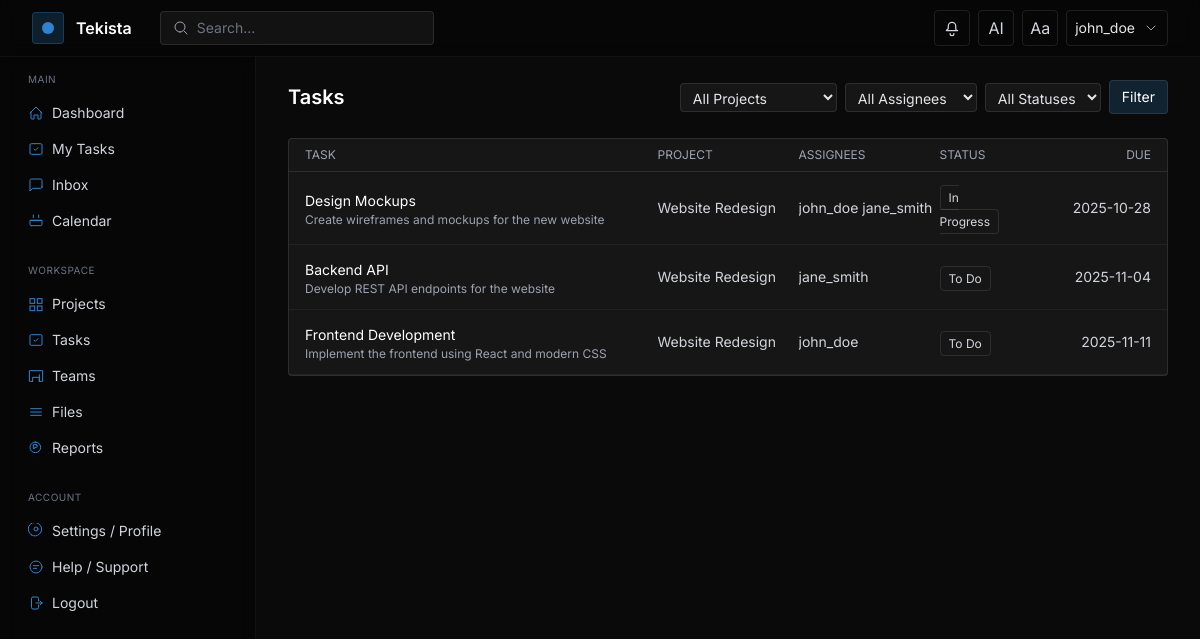
The page /tasks/ (signed in) on the database its author committed.
### models.py (models this page shows, shortened)
class User(UserMixin, db.Model):
    __tablename__ = "user"
    id = db.Column(db.Integer, primary_key=True)
    username = db.Column(db.String(80), unique=True, nullable=False)
    email = db.Column(db.String(120), unique=True, nullable=False)
    password_hash = db.Column(db.String(128), nullable=False)
    organization_id = db.Column(db.Integer, db.ForeignKey('organization.id'), nullable=True)
    role_id = db.Column(db.Integer, db.ForeignKey('role.id'), nullable=True)
    custom_role_id = db.Column(db.Integer, db.ForeignKey('custom_role.id'), nullable=True)
    api_token = db.Column(db.String(128), unique=True, index=True, nullable=True)
    token_expiration = db.Column(db.DateTime, nullable=True)
    created_at = db.Column(db.DateTime, default=datetime.utcnow)
    role = db.relationship('Role')
    projects = db.relationship('Project', secondary=project_users, back_populates='users')
    tasks = db.relationship('Task', secondary=task_assignees, back_populates='assignees')

class Task(db.Model):
    __tablename__ = "task"
    id = db.Column(db.Integer, primary_key=True)
    title = db.Column(db.String(150), nullable=False)
    description = db.Column(db.Text)
    due_date = db.Column(db.Date)
    priority = db.Column(db.String(20), default='Normal')  # Critical, High, Normal, Low
    status = db.Column(db.String(30), default='To Do')
    created_at = db.Column(db.DateTime, default=datetime.utcnow)
    parent_id = db.Column(db.Integer, db.ForeignKey('task.id'), nullable=True)
    subtasks = db.relationship('Task', backref=db.backref('parent', remote_side=[id]))
    recurrence_rule = db.Column(db.String(200), nullable=True)
    recurrence_end = db.Column(db.Date, nullable=True)
    is_template = db.Column(db.Boolean, default=False)
    template_name = db.Column(db.String(120), nullable=True)
    project_id = db.Column(db.Integer, db.ForeignKey('project.id'))
    project = db.relationship('Project', back_populates='tasks')
    assignees = db.relationship('User', secondary=task_assignees, back_populates='tasks')
    predecessors = db.relationship(
        'Task',
        secondary=task_dependencies,
        primaryjoin=id==task_dependencies.c.successor_id,
        secondaryjoin=id==task_dependencies.c.predecessor_id,
        backref='successors'
    )
    comments = db.relationship('Comment', back_populates='task', cascade='all, delete-orphan')

class Project(db.Model):
    __tablename__ = "project"
    id = db.Column(db.Integer, primary_key=True)
    title = db.Column(db.String(150), nullable=False)
    description = db.Column(db.Text)
    deadline = db.Column(db.Date)
    organization_id = db.Column(db.Integer, db.ForeignKey('organization.id'), nullable=True)
    created_at = db.Column(db.DateTime, default=datetime.utcnow)
    users = db.relationship('User', secondary=project_users, back_populates='projects')
    tasks = db.relationship('Task', back_populates='project', cascade='all, delete-orphan')

### tasks/routes.py (the view)
@tasks_bp.route('/')
@login_required
def list_tasks():
    status = request.args.get('status')
    assignee = request.args.get('assignee', type=int)
    project_id = request.args.get('project_id', type=int)
    q = Task.query
    if status:
        q = q.filter(Task.status == status)
    if assignee:
        q = q.join(Task.assignees).filter(User.id == assignee)
    if project_id:
        q = q.filter(Task.project_id == project_id)
    tasks = q.order_by(Task.due_date.is_(None), Task.due_date.asc()).all()
    users = User.query.order_by(User.username).all()
    projects = Project.query.order_by(Project.title).all()
    return render_template('tasks/list.html', tasks=tasks, users=users, projects=projects)

### templates/tasks/list.html (shortened to what this page needs)
{% extends 'layouts/app.html' %}
{% block content %}
{% set sel_project = (request.args.get('project_id') or '0')|int %}
{% set sel_assignee = (request.args.get('assignee') or '0')|int %}
{% set sel_status = request.args.get('status') %}
<div class="flex items-center justify-between mb-6">
  <h1 class="text-xl font-semibold text-white">Tasks</h1>
  <div class="flex items-center gap-2">
    <form method="get" class="flex items-center gap-2">
      <select name="project_id" class="bg-white/5 border border-white/10 text-sm text-gray-200 rounded px-2 py-1">
        <option value="">All Projects</option>
      </select>
      <select name="assignee" class="bg-white/5 border border-white/10 text-sm text-gray-200 rounded px-2 py-1">
        <option value="">All Assignees</option>
      </select>
      <select name="status" class="bg-white/5 border border-white/10 text-sm text-gray-200 rounded px-2 py-1">
        <option value="">All Statuses</option>
      </select>
      <button class="px-3 py-1.5 rounded border border-white/10 bg-accent/20 text-white text-sm hover:bg-accent/30">Filter</button>
    </form>
  </div>
</div>
<div class="rounded border border-white/10 bg-white/5">
  <div class="grid grid-cols-12 text-xs uppercase text-gray-400 px-4 py-2 border-b border-white/10">
    <div class="col-span-5">Task</div>
    <div class="col-span-2">Project</div>
    <div class="col-span-2">Assignees</div>
    <div class="col-span-1">Status</div>
    <div class="col-span-2 text-right">Due</div>
  </div>
  {% if tasks %}
    {% for t in tasks %}
    <div class="grid grid-cols-12 items-center px-4 py-3 border-b border-white/5 hover:bg-white/10">
      <div class="col-span-5">
        <a href="{{ url_for('tasks.task_detail', task_id=t.id) }}" class="text-sm text-white hover:underline">{{ t.title }}</a>
        {% if t.description %}
          <div class="text-xs text-gray-400 line-clamp-1">{{ t.description }}</div>
        {% endif %}
      </div>
      <div class="col-span-2 text-sm text-gray-300">
        {% if t.project %}<a href="{{ url_for('projects.project_detail', project_id=t.project.id) }}" class="hover:underline">{{ t.project.title }}</a>{% else %}-{% endif %}
      </div>
      <div class="col-span-2 text-sm text-gray-300">
        {% if t.assignees %}
          <div class="truncate">
            {% for u in t.assignees %}<span class="mr-1">{{ u.username }}</span>{% endfor %}
          </div>
        {% else %}-{% endif %}
      </div>
      <div class="col-span-1">
        <span class="text-xs px-2 py-1 rounded border border-white/10 text-gray-300">{{ t.status }}</span>
      </div>
      <div class="col-span-2 text-right text-sm text-gray-300">
        {{ t.due_date.isoformat() if t.due_date else '-' }}
      </div>
    </div>
    {% endfor %}
  {% else %}
    <div class="px-4 py-6 text-sm text-gray-400">No tasks found.</div>
  {% endif %}
</div>
{% endblock %}

### templates/layouts/app.html (shortened to what this page needs)
<!DOCTYPE html>
<html lang="en" class="dark" data-theme="dark">
<head>
  <script src="https://cdn.tailwindcss.com"></script>
</head>
<body class="bg-bg text-gray-200 font-sans min-h-screen">
  <header class="fixed top-0 left-0 right-0 z-40 border-b border-white/5 bg-black/40 backdrop-blur">
    <div class="max-w-7xl mx-auto px-4 sm:px-6 lg:px-8 h-14 flex items-center justify-between">
      <div class="flex items-center gap-3">
        <div class="w-8 h-8 rounded bg-accent/20 border border-accent/30 flex items-center justify-center">
          <div class="w-3 h-3 rounded-full bg-accent"></div>
        </div>
        <a href="{{ url_for('projects.list_projects') }}" class="text-white font-semibold">Tekista</a>
        <div class="hidden md:flex items-center ml-4">
          <div class="flex items-center gap-2 bg-white/5 border border-white/10 rounded px-3 py-1.5">
            <svg class="w-4 h-4 text-gray-400" viewBox="0 0 24 24" fill="none" stroke="currentColor"><path stroke-linecap="round" stroke-linejoin="round" stroke-width="1.5" d="M21 21l-4.35-4.35M10.5 18a7.5 7.5 0 1 1 0-15 7.5 7.5 0 0 1 0 15z"/></svg>
            <input id="globalSearch" type="text" placeholder="Search..." class="bg-transparent outline-none text-sm text-gray-200 placeholder-gray-500 w-56">
          </div>
        </div>
      </div>
      <div class="flex items-center gap-2">
        <div class="relative">
          <button id="notifBell" class="relative inline-flex items-center justify-center w-9 h-9 rounded border border-white/10 text-gray-300 hover:text-white hover:border-white/20">
            <svg class="w-5 h-5" viewBox="0 0 24 24" fill="none" stroke="currentColor"><path stroke-linecap="round" stroke-linejoin="round" stroke-width="1.5" d="M14.25 18.75a2.25 2.25 0 1 1-4.5 0m9-3.75H5.25l1.318-1.318A2.25 2.25 0 0 0 7.5 12.84V9.75a4.5 4.5 0 0 1 9 0v3.09c0 .597.237 1.17.659 1.592L18.75 15z"/></svg>
          </button>
        </div>
        <a href="{{ url_for('ai_assistant') }}" class="inline-flex items-center justify-center w-9 h-9 rounded border border-white/10 text-gray-300 hover:text-white hover:border-white/20">AI</a>
        <button id="themeToggle" class="inline-flex items-center justify-center w-9 h-9 rounded border border-white/10 text-gray-300 hover:text-white hover:border-white/20">Aa</button>
        {% if current_user.is_authenticated %}
        <div class="relative">
          <button id="profileBtn" class="inline-flex items-center gap-2 px-2 h-9 rounded border border-white/10 hover:border-white/20">
            <span class="text-sm text-gray-200">{{ current_user.username }}</span>
            <svg class="w-4 h-4 text-gray-400" viewBox="0 0 24 24" fill="none" stroke="currentColor"><path stroke-linecap="round" stroke-linejoin="round" stroke-width="1.5" d="M6 9l6 6 6-6"/></svg>
          </button>
        </div>
        {% else %}
        <a href="{{ url_for('auth.login') }}" class="text-sm text-gray-300 hover:text-white px-3 py-2">Login</a>
        {% endif %}
      </div>
    </div>
  </header>
  <div class="pt-14 flex">
    <aside id="sidebar" class="hidden md:block w-64 shrink-0 h-[calc(100vh-56px)] sticky top-14 border-r border-white/5 bg-black/40 backdrop-blur">
      <nav class="p-4 space-y-6">
        <div>
          <div class="px-3 mb-2 text-[10px] uppercase tracking-wider text-gray-500">Main</div>
          <a href="{{ url_for('index') }}" class="flex items-center gap-2 px-3 py-2 rounded text-sm text-gray-300 hover:text-white hover:bg-white/5">
            <svg class="w-4 h-4 text-accent" viewBox="0 0 24 24" fill="none" stroke="currentColor"><path stroke-linecap="round" stroke-linejoin="round" stroke-width="1.5" d="M3 12l9-9 9 9M4.5 10.5v9a1.5 1.5 0 001.5 1.5H9v-6h6v6h3a1.5 1.5 0 001.5-1.5v-9"/></svg>
            <span>Dashboard</span>
          </a>
          <a href="{{ url_for('tasks.list_tasks') }}?assignee={{ current_user.id if current_user.is_authenticated else '' }}" class="flex items-center gap-2 px-3 py-2 rounded text-sm text-gray-300 hover:text-white hover:bg-white/5">
            <svg class="w-4 h-4 text-accent" viewBox="0 0 24 24" fill="none" stroke="currentColor"><path stroke-linecap="round" stroke-linejoin="round" stroke-width="1.5" d="M9 12l2 2 4-4"/><rect x="3" y="4" width="18" height="16" rx="2" ry="2" stroke-width="1.5"/></svg>
            <span>My Tasks</span>
          </a>
          <a href="{{ url_for('inbox') }}" class="flex items-center gap-2 px-3 py-2 rounded text-sm text-gray-300 hover:text-white hover:bg-white/5">
            <svg class="w-4 h-4 text-accent" viewBox="0 0 24 24" fill="none" stroke="currentColor"><path stroke-linecap="round" stroke-linejoin="round" stroke-width="1.5" d="M21 15a2 2 0 01-2 2H7l-4 4V5a2 2 0 012-2h14a2 2 0 012 2v10z"/></svg>
            <span>Inbox</span>
          </a>
          <a href="{{ url_for('calendar') }}" class="flex items-center gap-2 px-3 py-2 rounded text-sm text-gray-300 hover:text-white hover:bg-white/5">
            <svg class="w-4 h-4 text-accent" viewBox="0 0 24 24" fill="none" stroke="currentColor"><path stroke-linecap="round" stroke-linejoin="round" stroke-width="1.5" d="M8 7V3m8 4V3M4 11h16M5 19h14a2 2 0 002-2v-6H3v6a2 2 0 002 2z"/></svg>
            <span>Calendar</span>
          </a>
        </div>
        <div>
          <div class="px-3 mb-2 text-[10px] uppercase tracking-wider text-gray-500">Workspace</div>
          <a href="{{ url_for('projects.list_projects') }}" class="flex items-center gap-2 px-3 py-2 rounded text-sm text-gray-300 hover:text-white hover:bg-white/5">
            <span>Projects</span>
          </a>
          <a href="{{ url_for('tasks.list_tasks') }}" class="flex items-center gap-2 px-3 py-2 rounded text-sm text-gray-300 hover:text-white hover:bg-white/5">
            <svg class="w-4 h-4 text-accent" viewBox="0 0 24 24" fill="none" stroke="currentColor"><path stroke-linecap="round" stroke-linejoin="round" stroke-width="1.5" d="M9 12l2 2 4-4"/><rect x="3" y="4" width="18" height="16" rx="2" ry="2" stroke-width="1.5"/></svg>
            <span>Tasks</span>
          </a>
          <a href="{{ url_for('teams') }}" class="flex items-center gap-2 px-3 py-2 rounded text-sm text-gray-300 hover:text-white hover:bg-white/5">
            <svg class="w-4 h-4 text-accent" viewBox="0 0 24 24" fill="none" stroke="currentColor"><path stroke-linecap="round" stroke-linejoin="round" stroke-width="1.5" d="M17 20h5V4H2v16h5m10 0V10M7 20v-6h10v6"/></svg>
            <span>Teams</span>
          </a>
          <a href="{{ url_for('files') }}" class="flex items-center gap-2 px-3 py-2 rounded text-sm text-gray-300 hover:text-white hover:bg-white/5">
            <svg class="w-4 h-4 text-accent" viewBox="0 0 24 24" fill="none" stroke="currentColor"><path stroke-linecap="round" stroke-linejoin="round" stroke-width="1.5" d="M4 7h16M4 12h16M4 17h16"/></svg>
            <span>Files</span>
          </a>
          <a href="{{ url_for('reports') }}" class="flex items-center gap-2 px-3 py-2 rounded text-sm text-gray-300 hover:text-white hover:bg-white/5">
            <svg class="w-4 h-4 text-accent" viewBox="0 0 24 24" fill="none" stroke="currentColor"><path stroke-linecap="round" stroke-linejoin="round" stroke-width="1.5" d="M11 3a8 8 0 100 16 8 8 0 000-16zm1 4H8v6h2v-2h2a2 2 0 100-4z"/></svg>
            <span>Reports</span>
          </a>
        </div>
        <div class="mt-auto">
          <div class="px-3 mb-2 text-[10px] uppercase tracking-wider text-gray-500">Account</div>
          <a href="{{ url_for('settings') }}" class="flex items-center gap-2 px-3 py-2 rounded text-sm text-gray-300 hover:text-white hover:bg-white/5">
            <span>Settings / Profile</span>
          </a>
          <a href="{{ url_for('help') }}" class="flex items-center gap-2 px-3 py-2 rounded text-sm text-gray-300 hover:text-white hover:bg-white/5">
            <svg class="w-4 h-4 text-accent" viewBox="0 0 24 24" fill="none" stroke="currentColor"><path stroke-linecap="round" stroke-linejoin="round" stroke-width="1.5" d="M8 10h8M8 14h5M21 12a9 9 0 11-18 0 9 9 0 0118 0z"/></svg>
            <span>Help / Support</span>
          </a>
          {% if current_user.is_authenticated %}
          <a href="{{ url_for('auth.logout') }}" class="flex items-center gap-2 px-3 py-2 rounded text-sm text-gray-300 hover:text-white hover:bg-white/5">
            <svg class="w-4 h-4 text-accent" viewBox="0 0 24 24" fill="none" stroke="currentColor"><path stroke-linecap="round" stroke-linejoin="round" stroke-width="1.5" d="M15.75 9V5.25A2.25 2.25 0 0013.5 3h-6A2.25 2.25 0 005.25 5.25v13.5A2.25 2.25 0 007.5 21h6a2.25 2.25 0 002.25-2.25V15M12 12h9m0 0l-3 3m3-3l-3-3"/></svg>
            <span>Logout</span>
          </a>
          {% endif %}
        </div>
      </nav>
    </aside>
    <main class="flex-1 min-w-0">
      <div class="max-w-7xl mx-auto px-4 sm:px-6 lg:px-8 py-6">
        {% block content %}{% endblock %}
      </div>
    </main>
  </div>
</body>
</html>

### templates/layouts/app.html (style rules this page uses)
:root { --accent: #3182CE; }
html, body { height: 100%; }

### rows shown on the page
User: username "john_doe"
Task: title "Design Mockups", description "Create wireframes and mockups for the new website", project "Website Redesign", status "In Progress", due_date "2025-10-28"
User: username "jane_smith"
Task: title "Backend API", description "Develop REST API endpoints for the website", project "Website Redesign", status "To Do", due_date "2025-11-04"
Task: title "Frontend Development", description "Implement the frontend using React and modern CSS", project "Website Redesign", status "To Do", due_date "2025-11-11"
